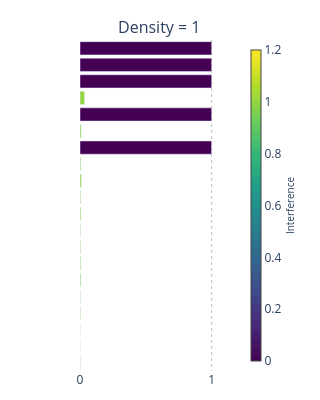

Here is the notebook cell this chart was saved with:
### Code cell
grid.fit(50000)

import sys                                                                                  
sys.path.insert(0, "..")                                                                    
from custom.plotting import plot_bars                                                       
                                                                                          
plot_bars(grid)

### Figure 1 — Plotly figure (JSON) as saved in the notebook; plotly's stock layout.template omitted (floating-point values rounded to 4 significant figures)
{"data": [{"hovertemplate": "||W<sub>%{y}</sub>||: %{x:.4f}<extra></extra>", "marker": {"cmax": 1.2, "cmin": 0, "color": [3.87e-05, 0.0001649, 4.908e-05, 0.9985, 8.028e-05, 0.9994, 0.001267, 0.9995, 1.0, 1.0, 0.9996, 1.0, 0.9997, 0.9996, 1.0, 0.9999, 1.0, 0.9996, 1.0, 0.9999], "colorbar": {"thickness": 10, "title": {"font": {"size": 10}, "side": "right", "text": "Interference"}}, "colorscale": [[0, "#440154"], [0.1111, "#482878"], [0.2222, "#3e4989"], [0.3333, "#31688e"], [0.4444, "#26828e"], [0.5556, "#1f9e89"], [0.6667, "#35b779"], [0.7778, "#6ece58"], [0.8889, "#b5de2b"], [1, "#fde725"]], "showscale": true}, "orientation": "h", "showlegend": false, "type": "bar", "x": [1.0, 0.9998, 1.0, 0.03449, 1.0, 0.008827, 0.9992, 0.005951, 0.01019, 0.00457, 0.006462, 0.003751, 0.004414, 0.005441, 0.005976, 0.003013, 0.003983, 0.001215, 0.000833, 0.002049], "xaxis": "x", "y": [19, 18, 17, 16, 15, 14, 13, 12, 11, 10, 9, 8, 7, 6, 5, 4, 3, 2, 1, 0], "yaxis": "y"}], "layout": {"annotations": [{"font": {"size": 16}, "showarrow": false, "text": "Density = 1", "x": 0.5, "xanchor": "center", "xref": "paper", "y": 1, "yanchor": "bottom", "yref": "paper"}], "height": 400, "margin": {"b": 20, "t": 40}, "paper_bgcolor": "white", "plot_bgcolor": "white", "width": 220, "xaxis": {"anchor": "y", "domain": [0, 1], "gridcolor": "gray", "griddash": "dot", "gridwidth": 0.5, "range": [0, 1.2], "showgrid": true, "tickmode": "array", "tickvals": [0, 1]}, "yaxis": {"anchor": "x", "domain": [0, 1], "showticklabels": false}}}
